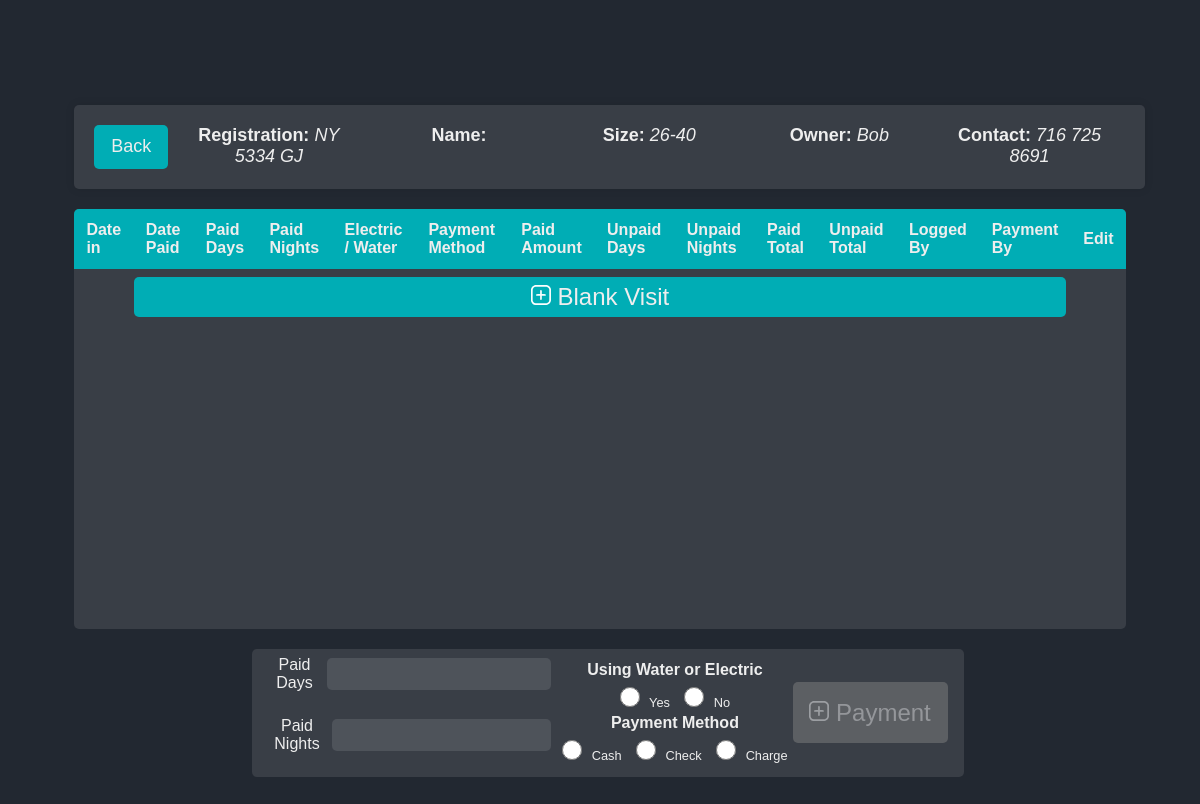
The page /visits?id=3 (signed in) on the database as committed earlier.
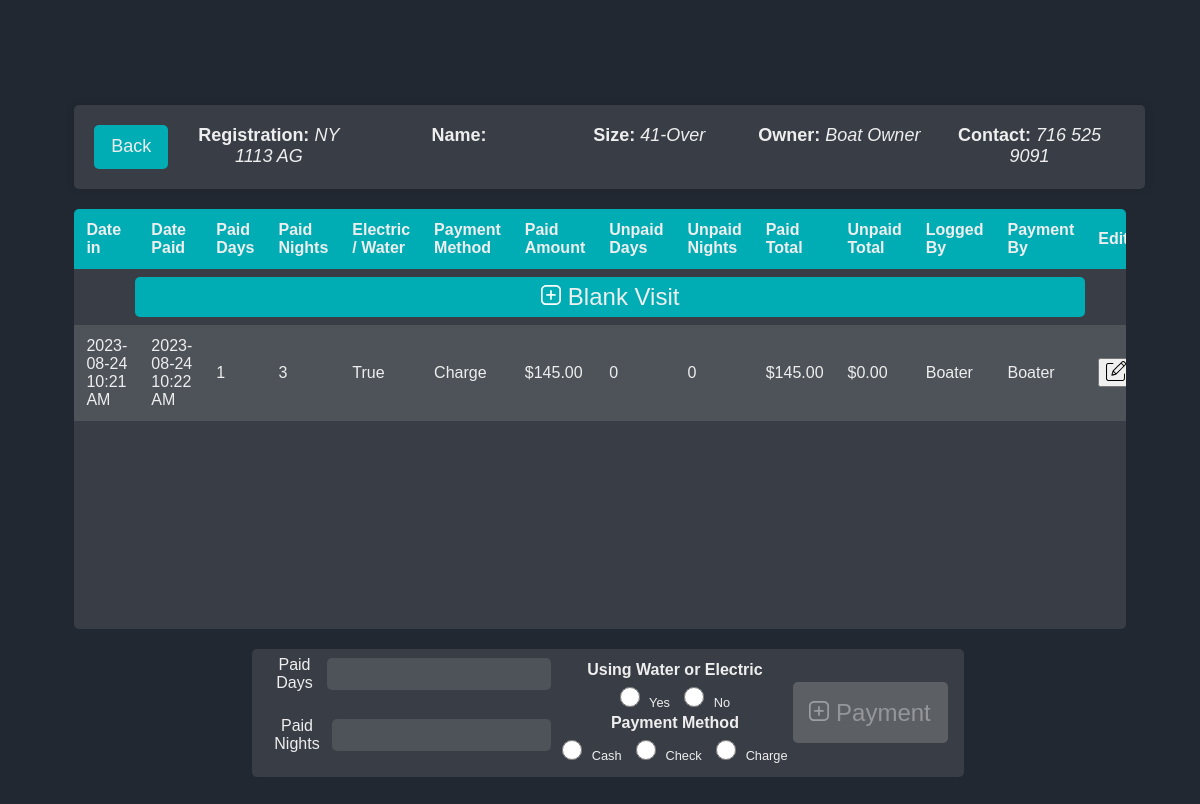
The same page on the database as committed later.
### website/models.py (models this page shows)
class Boat(db.Model):
    id = db.Column(db.Integer, primary_key=True)
    boat_reg = db.Column(db.String(150), unique=True)
    sanitized_boat_reg = db.Column(db.String(150), unique=True)
    boat_name = db.Column(db.String(150))
    sanitized_boat_name = db.Column(db.String(150))
    phone_number = db.Column(db.String(150))
    sanitized_phone_number = db.Column(db.String(150))
    owner_name = db.Column(db.String(150))
    sanitized_owner_name = db.Column(db.String(150))
    boat_size = db.Column(db.Integer)
    email = db.Column(db.String(150))
    zipcode = db.Column(db.String(150))
    visits = db.relationship('Visit', backref='boat')
    current_boats_id = db.Column(db.Integer, db.ForeignKey('current_boats.id'))
    total_paid_days = db.Column(db.Integer)
    total_paid_nights = db.Column(db.Integer)
    total_unpaid_days = db.Column(db.Integer)
    total_unpaid_nights = db.Column(db.Integer)
    paid_until = db.Column(db.String(150))
    latest_date_in = db.Column(db.String(150))

class Visit(db.Model):
    id = db.Column(db.Integer, primary_key=True)
    logged_by = db.Column(db.Integer, db.ForeignKey('user.id'))
    payment_by = db.Column(db.Integer, db.ForeignKey('user.id'))
    logged_by_user = db.relationship('User', foreign_keys=[logged_by], back_populates='logged_visits')
    payment_by_user = db.relationship('User', foreign_keys=[payment_by], back_populates='paid_visits')
    date_in = db.Column(db.String(150))
    date_paid = db.Column(db.String(150))
    paid_amount = db.Column(db.Float)
    paid_days = db.Column(db.Integer)
    paid_nights = db.Column(db.Integer)
    paid_enw = db.Column(db.Boolean)
    paid_with = db.Column(db.String(150))
    unpaid_days = db.Column(db.Integer)
    unpaid_nights = db.Column(db.Integer)
    total = db.Column(db.Float)
    unpaid_total = db.Column(db.Float)
    boat_id = db.Column(db.Integer, db.ForeignKey('boat.id'))

### website/views.py (the view, shortened to what this page needs)
@views.route('/visits' , methods=['GET','POST'])
@login_required
def visits():
    form = PaymentForm()
    delete_visit_form = DeleteVisitForm()
    button_pressed = request.form.get('submit-button')
    selected_row_id = request.form.get('selectedRowId')
    print("Button pressed is: " + str(button_pressed))
    print("Selected row ID is:", selected_row_id)
    boat = getBoatById(request.args.get('id', ''))
    sorted_visits = sorted(boat.visits, key=sort_key, reverse=True)
    if button_pressed == "search":
        form.date_paid.data = calc_current_time()
        form.date_in.data = Visit.query.get(selected_row_id).date_in
    if not boat:
        flash("Bad Boat ID", category='error')
    boat = getBoatById(request.args.get('id', ''))
    sorted_visits = sorted(boat.visits, key=sort_key, reverse=True)
    return render_template("visits.html", form=form, boat=boat, visits=sorted_visits, delete_form=delete_visit_form)

### website/templates/visits.html (shortened to what this page needs)
{% extends "base.html" %}
{% block head %}
  <link rel="stylesheet" href="static/form-styles.css">
{% endblock %}
{% block styles %}static/visit-styles.css{% endblock %}
{% block content%}
<div id="boat-info" class="boat-info-container {% if not boat.total_unpaid_nights == None and boat.total_unpaid_nights > 0 %}red-tint{%elif not boat.total_unpaid_days == None and boat.total_unpaid_days > 0%} yellow-tint {% endif %}">
  <a href="{{ url_for('views.log_boat', boat_reg=boat.boat_reg, boat_name=boat.boat_name, phone_number=boat.phone_number, id=boat.id) }}" id="home-btn">Back</a>
  <div class="boat-info-item"><h3><span><b>Registration:</b> </span><em>{{boat.boat_reg}}</em></h3></div>
  <div class="boat-info-item"><h3><span><b>Name:</b> </span><em>{{boat.boat_name}}</em></h3></div>
  <div class="boat-info-item"><h3><span><b>Size:</b> </span><em>{{boat.boat_size}}</em></h3></div>
  <div class="boat-info-item"><h3><span><b>Owner:</b> </span><em>{{boat.owner_name}}</em></h3></div>
  <div class="boat-info-item"><h3><span><b>Contact:</b> </span><em>{{boat.phone_number}}</em></h3></div>
</div>
<div id="main-container">
    <div id="left-container" style="flex: 1;">
            <div id="table-container">
                <table id="search-results">
                <thead>
                    <tr>
                    <th>Date in</th>
                    <th>Date Paid</th>
                    <th>Paid Days</th>
                    <th>Paid Nights</th>
                    <th>Electric / Water</th>
                    <th>Payment Method</th>
                    <th>Paid Amount</th>
                    <th>Unpaid Days</th>
                    <th>Unpaid Nights</th>
                    <th>Paid Total</th>
                    <th>Unpaid Total</th>
                    <th>Logged By</th>
                    <th>Payment By</th>
                    <th>Edit</th>
                    </tr>
                </thead>
                <tbody>
                    <tr class="add-blank-visit" id="add-blank-visit">
                      <td colspan="14">
                          <form method="POST">
                            <button type="submit" class="btn btn-primary add-blank-visit-button" name="submit-button" value="add_new">
                              <img src="static/more.svg" alt="Add-blank-visit" width="20" height="20">
                              Blank Visit
                            </button>
                          </form>
                      </td>
                    </tr>
                    {% for visit in visits%}
                    <tr id="row-{{ visit.id }}" {% if not visit.unpaid_nights == None and visit.unpaid_nights > 0 %}class="red-tint"{%elif not visit.unpaid_days == None and visit.unpaid_days > 0%} class="yellow-tint" {% endif %}>
                      <form class="edit-form" method="POST" action="{{ url_for('views.update_payment', visitid=visit.id, id=boat.id) }}">
                        <td class="editable">
                          <div style="display: flex; align-items: center;">
                            <span class="text">{{ visit.date_in | utc_to_est}}</span>
                          </div>
                        </td>
                        <td class="editable">
                          <span class="text">{{ visit.date_paid | utc_to_est}}</span>
                        </td>
                        <td class="editable">
                          <span class="text">{{ visit.paid_days }}</span>
                          </td>
                        <td class="editable">
                          <span class="text">{{ visit.paid_nights }}</span>
                          </td>
                        <td class="editable">
                          <span class="text">{{ visit.paid_enw }}</span>
                          </td>
                        <td class="editable">
                          <span class="text">{{ visit.paid_with }}</span>
                          </td>
                          <td>
                            {% if visit.paid_amount == None %}
                              $0
                            {% else %}
                              ${{visit.paid_amount}}0
                            {% endif%}
                          </td>
                          <td class="editable">
                            <span class="text">{{ visit.unpaid_days  }}</span>
                          </td>
                          <td class="editable">
                            <span class="text">{{ visit.unpaid_nights  }}</span>
                          </td>
                          <td>
                            {% if visit.total == None %}
                              $0
                            {% else %}
                              ${{visit.total}}0
                            {% endif%}
                          </td>
                          <td>
                            {% if visit.unpaid_total == None %}
                              $0
                            {% else %}
                              ${{visit.unpaid_total}}0
                            {% endif%}
                          </td>
                          <td>
                            {% if visit.logged_by == None %}
                                None
                            {% elif visit.logged_by == 'BOATER' %}
                                Boater
                            {% else %}
                                {{ visit.logged_by|userID_to_name }}
                            {% endif %}
                          </td>
                          <td>
                            {% if visit.payment_by == None %}
                                None
                            {% elif visit.logged_by == 'BOATER' %}
                                Boater
                            {% else %}
                                {{ visit.payment_by|userID_to_name }}
                            {% endif %}
                          </td>
                          <td>
                            <button type="button" class="edit-button">
                              <img src="static/edit.svg" alt="Edit" width="20" height="20">
                            </button>
                          </td>
                      </form>
                    </tr>
                    {% endfor %}
                </tbody>
                </table>
            </div>
            </div>
    </div>
    <div id="right-container">
        <form method="POST" id="search">
          <div id="search-container" style="height: 7em;">
            <div>
                <div class="form-group">
                    {{ form.paid_days.label }}
                    {{ form.paid_days(class="form-control") }}
                </div>
                <div class="form-group">
                    {{ form.paid_nights.label }}
                    {{ form.paid_nights(class="form-control") }}
                </div>
            </div>
            <div class="radio-container">
                <div>
                    <h4 class="custom-heading">Using Water or Electric</h4>
                    {% for subfield in form.paid_enw %}
                        {{ subfield(class="form-check-input") }} {{ subfield.label(class="form-check-label") }}
                    {% endfor %}
                </div>
                <div>
                    <h4 class="custom-heading">Payment Method</h4>
                    {% for subfield in form.paid_with %}
                        {{ subfield(class="form-check-input") }} {{ subfield.label(class="form-check-label") }}
                    {% endfor %}
                </div>
            </div>
            <div>
              <div id="button-container">
                <button type="submit" class="btn btn-primary" id="login-btn" name="submit-button" value="search" >
                    <div >
                        <img src="static/more.svg" alt="Add-visit" width="20" height="20">
                        Payment
                    </div>
                </button>
            </div>
            </div>
          </div>
        </form>
</div>
{%endblock%}

### website/templates/base.html (shortened to what this page needs)
<!DOCTYPE html>
<html lang="en">
<head>
  <link rel="stylesheet" href="{%block styles%}static/styles.css{%endblock%}">
  {%block head%}{%endblock%}
</head>
<body>
  <div id="content-container">
    <div class="container">{% block content %} {% endblock %}</div>
  </div>
</body>
</html>

Rows that differ between the two databases and show on the page:
changed Boat: boat_reg "NY 5334 GJ" → "NY 1113 AG"; boat_size "26-40" → "41-Over"; owner_name "Bob" → "Boat Owner"; phone_number "716 725 8691" → "716 525 9091"
now on this page (row edited): Visit: date_in|utc_to_est "2023-08-24 10:21 AM", date_paid|utc_to_est "2023-08-24 10:22 AM", paid_days "1", paid_nights "3", paid_enw "True", paid_with "Charge", paid_amount "145.0", unpaid_days "0", unpaid_nights "0", total "145.0", unpaid_total "0.0", shows "Boater"
